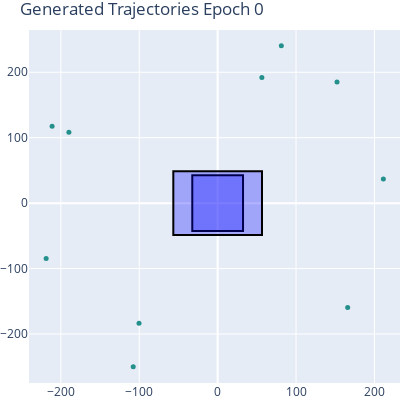
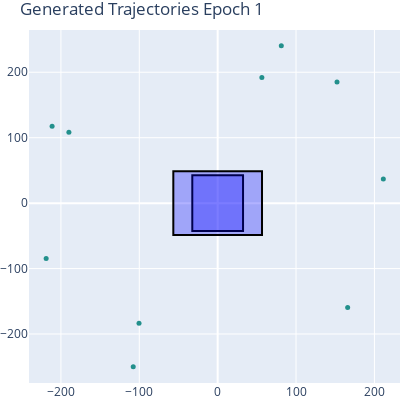
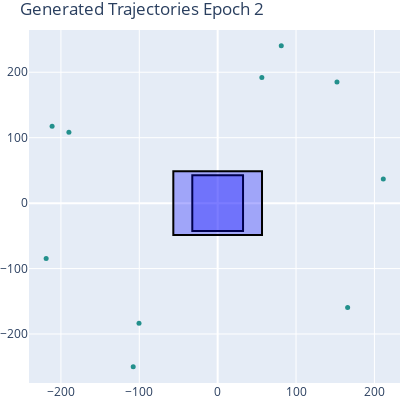

Notebook code cell kept with these figures, in order:
### Code cell
from src.mouseGAN.model_config import Config, LR_SCHEDULERS, LOSS_FUNC, \
    C_MiniBatchDisc, C_Discriminator, C_Generator, C_EMA_Plateua_Sch, \
    C_Step_Sch, C_LossGap_Sch
from src.mouseGAN.models import MouseGAN
from src.mouseGAN.experimentTracker import initialize_wandb

LOAD_PRETRAINED = False

num_epochs = 1000
num_feats = train_trajs[0].shape[1]
latent_dim = 100
num_target_feats = 4 # width, height, start_x, start_y
MAX_SEQ_LEN = max([len(traj) for traj in train_trajs + test_trajs])

D_config = C_Discriminator(lr=0.0001, bidirectional=True, hidden_units=128, num_lstm_layers=4, useEndDeviationLoss=True)
G_config = C_Generator(lr=0.0001, hidden_units=128, num_lstm_layers=4, useOutsideTargetLoss=True, drop_prob=0.25)

# D_sch_config = C_Step_Sch(2, 0.5)
D_sch_config = C_LossGap_Sch(cooldown=int(BATCH_SIZE)/8, lr_shrinkMin=0.1, lr_growthMax=2.0, 
                            discLossDecay=0.8, lr_max = 0.0005, lr_min = 1*10**(-9))
# G_sch_config = C_Step_Sch(2, 0.5)
# G_sch_config = C_EMA_Plateua_Sch(patience=BATCH_SIZE, cooldown=int(BATCH_SIZE/8), factor=0.5, ema_alpha=0.4)

config = Config(num_epochs, BATCH_SIZE, num_feats, latent_dim, num_target_feats, MAX_SEQ_LEN,
                discriminator=D_config, generator=G_config, 
                D_lr_scheduler=D_sch_config, #G_lr_scheduler=G_sch_config,
                locationMSELoss = False)
if IN_COLAB:
    run = initialize_wandb(config)
device = torch.device("cuda" if torch.cuda.is_available() else "cpu")
gan = MouseGAN(dataset, trainDataloader, testDataloader, device, config, IN_COLAB=IN_COLAB, verbose=True, printBatch=True)
if LOAD_PRETRAINED:
    gan.loadPretrained(startingEpoch='final')

print(gan.discriminator)
print(gan.generator)

gan.train(modelSaveInterval=3, catchErrors=False)
if IN_COLAB:
    wandb.finish()

### Figure 1 — Plotly figure (JSON) as saved in the notebook; plotly's stock layout.template omitted (floating-point values rounded to 4 significant figures)
{"data": [{"marker": {"color": [9.225], "colorscale": [[0, "#440154"], [0.1111, "#482878"], [0.2222, "#3e4989"], [0.3333, "#31688e"], [0.4444, "#26828e"], [0.5556, "#1f9e89"], [0.6667, "#35b779"], [0.7778, "#6ece58"], [0.8889, "#b5de2b"], [1, "#fde725"]], "size": 5}, "mode": "lines+markers", "showlegend": false, "type": "scatter", "x": [-211.2], "y": [117.4]}, {"marker": {"color": [10.01], "colorscale": [[0, "#440154"], [0.1111, "#482878"], [0.2222, "#3e4989"], [0.3333, "#31688e"], [0.4444, "#26828e"], [0.5556, "#1f9e89"], [0.6667, "#35b779"], [0.7778, "#6ece58"], [0.8889, "#b5de2b"], [1, "#fde725"]], "size": 5}, "mode": "lines+markers", "showlegend": false, "type": "scatter", "x": [-107.7], "y": [-249.9]}, {"marker": {"color": [10.65], "colorscale": [[0, "#440154"], [0.1111, "#482878"], [0.2222, "#3e4989"], [0.3333, "#31688e"], [0.4444, "#26828e"], [0.5556, "#1f9e89"], [0.6667, "#35b779"], [0.7778, "#6ece58"], [0.8889, "#b5de2b"], [1, "#fde725"]], "size": 5}, "mode": "lines+markers", "showlegend": false, "type": "scatter", "x": [56.42], "y": [191.8]}, {"marker": {"color": [10.33], "colorscale": [[0, "#440154"], [0.1111, "#482878"], [0.2222, "#3e4989"], [0.3333, "#31688e"], [0.4444, "#26828e"], [0.5556, "#1f9e89"], [0.6667, "#35b779"], [0.7778, "#6ece58"], [0.8889, "#b5de2b"], [1, "#fde725"]], "size": 5}, "mode": "lines+markers", "showlegend": false, "type": "scatter", "x": [165.9], "y": [-159.6]}, {"marker": {"color": [12.39], "colorscale": [[0, "#440154"], [0.1111, "#482878"], [0.2222, "#3e4989"], [0.3333, "#31688e"], [0.4444, "#26828e"], [0.5556, "#1f9e89"], [0.6667, "#35b779"], [0.7778, "#6ece58"], [0.8889, "#b5de2b"], [1, "#fde725"]], "size": 5}, "mode": "lines+markers", "showlegend": false, "type": "scatter", "x": [211.4], "y": [36.69]}, {"marker": {"color": [11.37], "colorscale": [[0, "#440154"], [0.1111, "#482878"], [0.2222, "#3e4989"], [0.3333, "#31688e"], [0.4444, "#26828e"], [0.5556, "#1f9e89"], [0.6667, "#35b779"], [0.7778, "#6ece58"], [0.8889, "#b5de2b"], [1, "#fde725"]], "size": 5}, "mode": "lines+markers", "showlegend": false, "type": "scatter", "x": [-100.3], "y": [-183.7]}, {"marker": {"color": [8.703], "colorscale": [[0, "#440154"], [0.1111, "#482878"], [0.2222, "#3e4989"], [0.3333, "#31688e"], [0.4444, "#26828e"], [0.5556, "#1f9e89"], [0.6667, "#35b779"], [0.7778, "#6ece58"], [0.8889, "#b5de2b"], [1, "#fde725"]], "size": 5}, "mode": "lines+markers", "showlegend": false, "type": "scatter", "x": [-189.8], "y": [108.5]}, {"marker": {"color": [9.897], "colorscale": [[0, "#440154"], [0.1111, "#482878"], [0.2222, "#3e4989"], [0.3333, "#31688e"], [0.4444, "#26828e"], [0.5556, "#1f9e89"], [0.6667, "#35b779"], [0.7778, "#6ece58"], [0.8889, "#b5de2b"], [1, "#fde725"]], "size": 5}, "mode": "lines+markers", "showlegend": false, "type": "scatter", "x": [-218.8], "y": [-84.62]}, {"marker": {"color": [9.669], "colorscale": [[0, "#440154"], [0.1111, "#482878"], [0.2222, "#3e4989"], [0.3333, "#31688e"], [0.4444, "#26828e"], [0.5556, "#1f9e89"], [0.6667, "#35b779"], [0.7778, "#6ece58"], [0.8889, "#b5de2b"], [1, "#fde725"]], "size": 5}, "mode": "lines+markers", "showlegend": false, "type": "scatter", "x": [152.3], "y": [185.0]}, {"marker": {"color": [14.23], "colorscale": [[0, "#440154"], [0.1111, "#482878"], [0.2222, "#3e4989"], [0.3333, "#31688e"], [0.4444, "#26828e"], [0.5556, "#1f9e89"], [0.6667, "#35b779"], [0.7778, "#6ece58"], [0.8889, "#b5de2b"], [1, "#fde725"]], "size": 5}, "mode": "lines+markers", "showlegend": false, "type": "scatter", "x": [81.25], "y": [240.4]}], "layout": {"height": 400, "margin": {"b": 0, "l": 0, "r": 0, "t": 30}, "shapes": [{"fillcolor": "rgba(0, 0, 255, 0.3)", "line": {"color": "black", "width": 2}, "type": "rect", "x0": -32.38, "x1": 32.38, "y0": -42.53, "y1": 42.53}, {"fillcolor": "rgba(0, 0, 255, 0.3)", "line": {"color": "black", "width": 2}, "type": "rect", "x0": -56.58, "x1": 56.58, "y0": -48.81, "y1": 48.81}], "title": {"text": "Generated Trajectories Epoch 0"}, "width": 400, "xaxis": {"range": [-240.7, 232.7]}, "yaxis": {"range": [-274.9, 264.6]}}}

### Figure 2 — Plotly figure (JSON) as saved in the notebook; plotly's stock layout.template omitted (floating-point values rounded to 4 significant figures)
{"data": [{"marker": {"color": [9.499], "colorscale": [[0, "#440154"], [0.1111, "#482878"], [0.2222, "#3e4989"], [0.3333, "#31688e"], [0.4444, "#26828e"], [0.5556, "#1f9e89"], [0.6667, "#35b779"], [0.7778, "#6ece58"], [0.8889, "#b5de2b"], [1, "#fde725"]], "size": 5}, "mode": "lines+markers", "showlegend": false, "type": "scatter", "x": [-211.2], "y": [117.4]}, {"marker": {"color": [10.57], "colorscale": [[0, "#440154"], [0.1111, "#482878"], [0.2222, "#3e4989"], [0.3333, "#31688e"], [0.4444, "#26828e"], [0.5556, "#1f9e89"], [0.6667, "#35b779"], [0.7778, "#6ece58"], [0.8889, "#b5de2b"], [1, "#fde725"]], "size": 5}, "mode": "lines+markers", "showlegend": false, "type": "scatter", "x": [-107.7], "y": [-249.9]}, {"marker": {"color": [12.56], "colorscale": [[0, "#440154"], [0.1111, "#482878"], [0.2222, "#3e4989"], [0.3333, "#31688e"], [0.4444, "#26828e"], [0.5556, "#1f9e89"], [0.6667, "#35b779"], [0.7778, "#6ece58"], [0.8889, "#b5de2b"], [1, "#fde725"]], "size": 5}, "mode": "lines+markers", "showlegend": false, "type": "scatter", "x": [56.39], "y": [191.8]}, {"marker": {"color": [12.53], "colorscale": [[0, "#440154"], [0.1111, "#482878"], [0.2222, "#3e4989"], [0.3333, "#31688e"], [0.4444, "#26828e"], [0.5556, "#1f9e89"], [0.6667, "#35b779"], [0.7778, "#6ece58"], [0.8889, "#b5de2b"], [1, "#fde725"]], "size": 5}, "mode": "lines+markers", "showlegend": false, "type": "scatter", "x": [165.9], "y": [-159.6]}, {"marker": {"color": [16.18], "colorscale": [[0, "#440154"], [0.1111, "#482878"], [0.2222, "#3e4989"], [0.3333, "#31688e"], [0.4444, "#26828e"], [0.5556, "#1f9e89"], [0.6667, "#35b779"], [0.7778, "#6ece58"], [0.8889, "#b5de2b"], [1, "#fde725"]], "size": 5}, "mode": "lines+markers", "showlegend": false, "type": "scatter", "x": [211.4], "y": [36.7]}, {"marker": {"color": [13.02], "colorscale": [[0, "#440154"], [0.1111, "#482878"], [0.2222, "#3e4989"], [0.3333, "#31688e"], [0.4444, "#26828e"], [0.5556, "#1f9e89"], [0.6667, "#35b779"], [0.7778, "#6ece58"], [0.8889, "#b5de2b"], [1, "#fde725"]], "size": 5}, "mode": "lines+markers", "showlegend": false, "type": "scatter", "x": [-100.4], "y": [-183.7]}, {"marker": {"color": [9.301], "colorscale": [[0, "#440154"], [0.1111, "#482878"], [0.2222, "#3e4989"], [0.3333, "#31688e"], [0.4444, "#26828e"], [0.5556, "#1f9e89"], [0.6667, "#35b779"], [0.7778, "#6ece58"], [0.8889, "#b5de2b"], [1, "#fde725"]], "size": 5}, "mode": "lines+markers", "showlegend": false, "type": "scatter", "x": [-189.8], "y": [108.5]}, {"marker": {"color": [9.384], "colorscale": [[0, "#440154"], [0.1111, "#482878"], [0.2222, "#3e4989"], [0.3333, "#31688e"], [0.4444, "#26828e"], [0.5556, "#1f9e89"], [0.6667, "#35b779"], [0.7778, "#6ece58"], [0.8889, "#b5de2b"], [1, "#fde725"]], "size": 5}, "mode": "lines+markers", "showlegend": false, "type": "scatter", "x": [-218.8], "y": [-84.6]}, {"marker": {"color": [11.06], "colorscale": [[0, "#440154"], [0.1111, "#482878"], [0.2222, "#3e4989"], [0.3333, "#31688e"], [0.4444, "#26828e"], [0.5556, "#1f9e89"], [0.6667, "#35b779"], [0.7778, "#6ece58"], [0.8889, "#b5de2b"], [1, "#fde725"]], "size": 5}, "mode": "lines+markers", "showlegend": false, "type": "scatter", "x": [152.3], "y": [185.0]}, {"marker": {"color": [19.62], "colorscale": [[0, "#440154"], [0.1111, "#482878"], [0.2222, "#3e4989"], [0.3333, "#31688e"], [0.4444, "#26828e"], [0.5556, "#1f9e89"], [0.6667, "#35b779"], [0.7778, "#6ece58"], [0.8889, "#b5de2b"], [1, "#fde725"]], "size": 5}, "mode": "lines+markers", "showlegend": false, "type": "scatter", "x": [81.21], "y": [240.4]}], "layout": {"height": 400, "margin": {"b": 0, "l": 0, "r": 0, "t": 30}, "shapes": [{"fillcolor": "rgba(0, 0, 255, 0.3)", "line": {"color": "black", "width": 2}, "type": "rect", "x0": -32.38, "x1": 32.38, "y0": -42.53, "y1": 42.53}, {"fillcolor": "rgba(0, 0, 255, 0.3)", "line": {"color": "black", "width": 2}, "type": "rect", "x0": -56.58, "x1": 56.58, "y0": -48.81, "y1": 48.81}], "title": {"text": "Generated Trajectories Epoch 1"}, "width": 400, "xaxis": {"range": [-240.7, 232.7]}, "yaxis": {"range": [-274.9, 264.6]}}}

### Figure 3 — Plotly figure (JSON) as saved in the notebook; plotly's stock layout.template omitted (floating-point values rounded to 4 significant figures)
{"data": [{"marker": {"color": [10.51], "colorscale": [[0, "#440154"], [0.1111, "#482878"], [0.2222, "#3e4989"], [0.3333, "#31688e"], [0.4444, "#26828e"], [0.5556, "#1f9e89"], [0.6667, "#35b779"], [0.7778, "#6ece58"], [0.8889, "#b5de2b"], [1, "#fde725"]], "size": 5}, "mode": "lines+markers", "showlegend": false, "type": "scatter", "x": [-211.3], "y": [117.4]}, {"marker": {"color": [12.1], "colorscale": [[0, "#440154"], [0.1111, "#482878"], [0.2222, "#3e4989"], [0.3333, "#31688e"], [0.4444, "#26828e"], [0.5556, "#1f9e89"], [0.6667, "#35b779"], [0.7778, "#6ece58"], [0.8889, "#b5de2b"], [1, "#fde725"]], "size": 5}, "mode": "lines+markers", "showlegend": false, "type": "scatter", "x": [-107.8], "y": [-249.9]}, {"marker": {"color": [15.57], "colorscale": [[0, "#440154"], [0.1111, "#482878"], [0.2222, "#3e4989"], [0.3333, "#31688e"], [0.4444, "#26828e"], [0.5556, "#1f9e89"], [0.6667, "#35b779"], [0.7778, "#6ece58"], [0.8889, "#b5de2b"], [1, "#fde725"]], "size": 5}, "mode": "lines+markers", "showlegend": false, "type": "scatter", "x": [56.38], "y": [191.8]}, {"marker": {"color": [15.5], "colorscale": [[0, "#440154"], [0.1111, "#482878"], [0.2222, "#3e4989"], [0.3333, "#31688e"], [0.4444, "#26828e"], [0.5556, "#1f9e89"], [0.6667, "#35b779"], [0.7778, "#6ece58"], [0.8889, "#b5de2b"], [1, "#fde725"]], "size": 5}, "mode": "lines+markers", "showlegend": false, "type": "scatter", "x": [165.8], "y": [-159.6]}, {"marker": {"color": [20.65], "colorscale": [[0, "#440154"], [0.1111, "#482878"], [0.2222, "#3e4989"], [0.3333, "#31688e"], [0.4444, "#26828e"], [0.5556, "#1f9e89"], [0.6667, "#35b779"], [0.7778, "#6ece58"], [0.8889, "#b5de2b"], [1, "#fde725"]], "size": 5}, "mode": "lines+markers", "showlegend": false, "type": "scatter", "x": [211.4], "y": [36.68]}, {"marker": {"color": [15.21], "colorscale": [[0, "#440154"], [0.1111, "#482878"], [0.2222, "#3e4989"], [0.3333, "#31688e"], [0.4444, "#26828e"], [0.5556, "#1f9e89"], [0.6667, "#35b779"], [0.7778, "#6ece58"], [0.8889, "#b5de2b"], [1, "#fde725"]], "size": 5}, "mode": "lines+markers", "showlegend": false, "type": "scatter", "x": [-100.4], "y": [-183.7]}, {"marker": {"color": [11.24], "colorscale": [[0, "#440154"], [0.1111, "#482878"], [0.2222, "#3e4989"], [0.3333, "#31688e"], [0.4444, "#26828e"], [0.5556, "#1f9e89"], [0.6667, "#35b779"], [0.7778, "#6ece58"], [0.8889, "#b5de2b"], [1, "#fde725"]], "size": 5}, "mode": "lines+markers", "showlegend": false, "type": "scatter", "x": [-189.8], "y": [108.5]}, {"marker": {"color": [10.18], "colorscale": [[0, "#440154"], [0.1111, "#482878"], [0.2222, "#3e4989"], [0.3333, "#31688e"], [0.4444, "#26828e"], [0.5556, "#1f9e89"], [0.6667, "#35b779"], [0.7778, "#6ece58"], [0.8889, "#b5de2b"], [1, "#fde725"]], "size": 5}, "mode": "lines+markers", "showlegend": false, "type": "scatter", "x": [-218.8], "y": [-84.61]}, {"marker": {"color": [15.56], "colorscale": [[0, "#440154"], [0.1111, "#482878"], [0.2222, "#3e4989"], [0.3333, "#31688e"], [0.4444, "#26828e"], [0.5556, "#1f9e89"], [0.6667, "#35b779"], [0.7778, "#6ece58"], [0.8889, "#b5de2b"], [1, "#fde725"]], "size": 5}, "mode": "lines+markers", "showlegend": false, "type": "scatter", "x": [152.3], "y": [184.9]}, {"marker": {"color": [27.4], "colorscale": [[0, "#440154"], [0.1111, "#482878"], [0.2222, "#3e4989"], [0.3333, "#31688e"], [0.4444, "#26828e"], [0.5556, "#1f9e89"], [0.6667, "#35b779"], [0.7778, "#6ece58"], [0.8889, "#b5de2b"], [1, "#fde725"]], "size": 5}, "mode": "lines+markers", "showlegend": false, "type": "scatter", "x": [81.17], "y": [240.4]}], "layout": {"height": 400, "margin": {"b": 0, "l": 0, "r": 0, "t": 30}, "shapes": [{"fillcolor": "rgba(0, 0, 255, 0.3)", "line": {"color": "black", "width": 2}, "type": "rect", "x0": -32.38, "x1": 32.38, "y0": -42.53, "y1": 42.53}, {"fillcolor": "rgba(0, 0, 255, 0.3)", "line": {"color": "black", "width": 2}, "type": "rect", "x0": -56.58, "x1": 56.58, "y0": -48.81, "y1": 48.81}], "title": {"text": "Generated Trajectories Epoch 2"}, "width": 400, "xaxis": {"range": [-240.7, 232.7]}, "yaxis": {"range": [-274.9, 264.6]}}}
